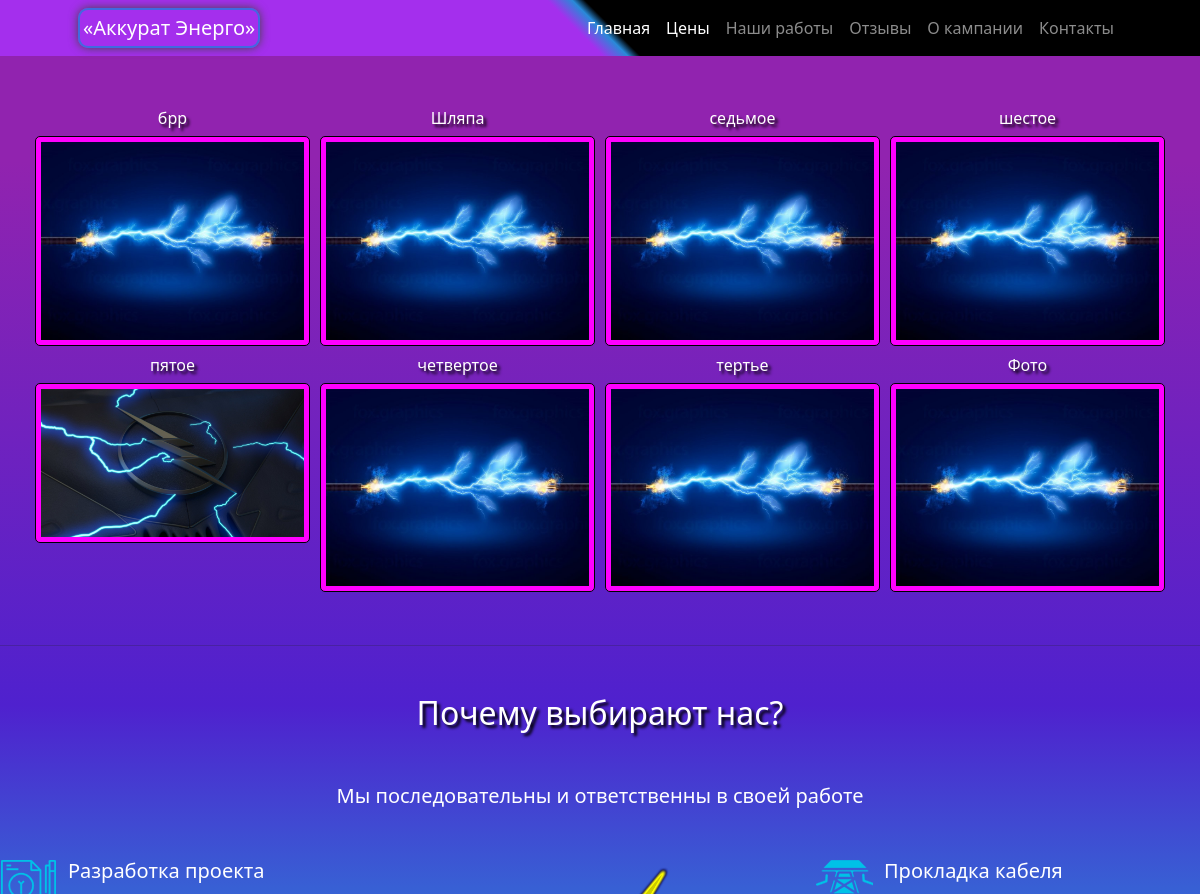
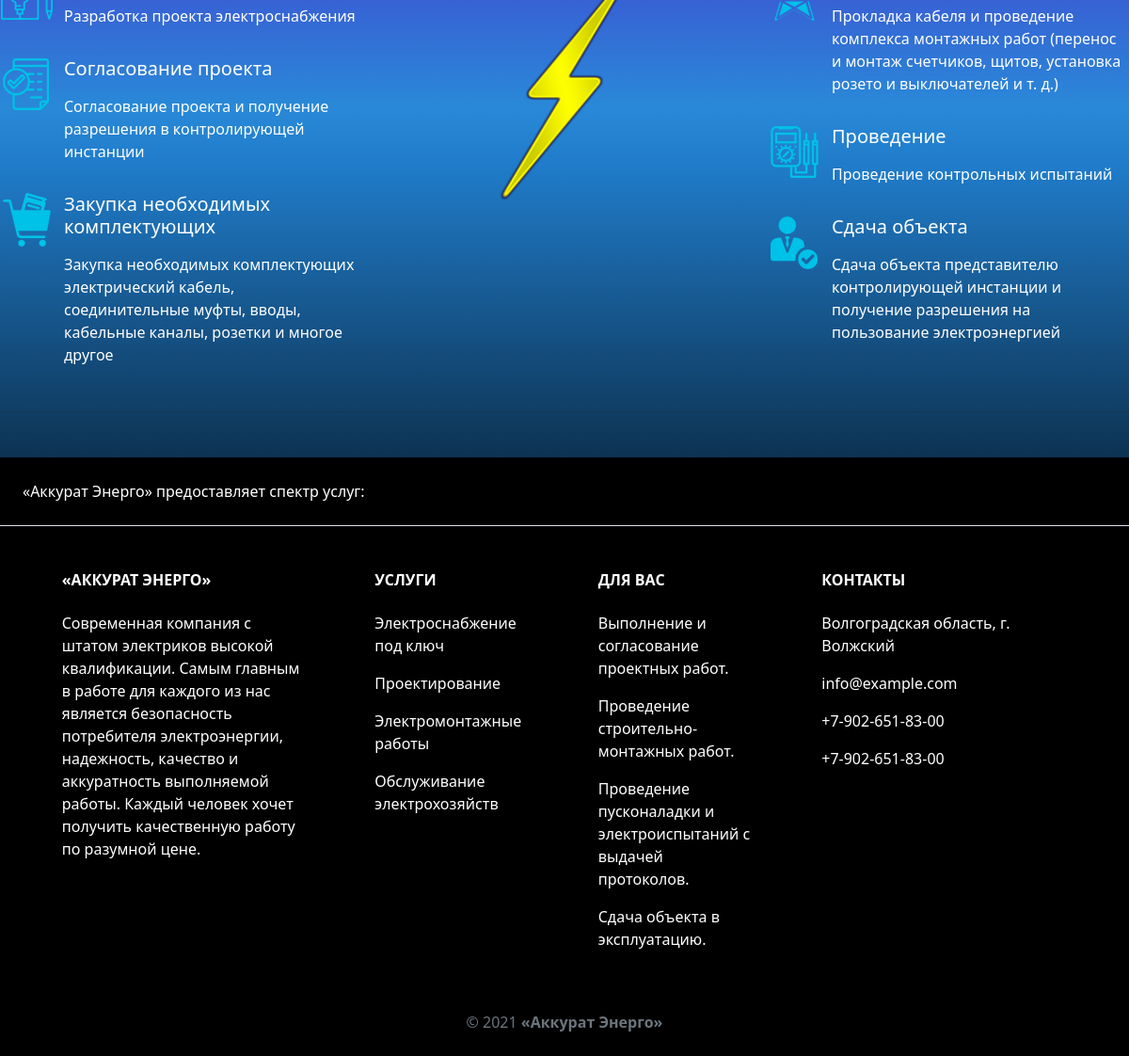
The app's page /work with its own data (2 pictures, top to bottom).
### main/models.py (models this page shows, shortened)
class WorkList(models.Model):
    title = models.CharField(max_length=150, verbose_name='Фотография для Вас')
    content = models.TextField(blank=True, verbose_name='Контент')
    created_at = models.DateTimeField(auto_now_add=True, verbose_name='Дата публикации')
    updated_at = models.DateTimeField(auto_now=True, verbose_name='Обновлено')
    photo = models.ImageField(upload_to='photos/%Y/%m/%d/', verbose_name='Фото', blank=True)
    class Meta:
        ordering = ['-created_at']
        verbose_name = 'Фотография'
        verbose_name_plural = 'Фотографии'

### main/views.py (the view)
# urls.py: path('work', work, name='work'),
def work(request):
    works = WorkList.objects.all()
    context = {
        'works': works,
        'title': 'Фотокарточки',
        'content': 'Контент',
        'photo': 'Фото',
 }
    return render(request, 'work.html', context=context)

### main/templates/work.html (shortened to what this page needs)
{% extends 'base.html' %}
{% block section %}
<div class="row text-center text-lg-left">
{% for el in works %}
  <div class="col-lg-3 col-md-4 col-6 thumb">
    <h6 class="text-white" style="text-shadow: 3px 3px 3px #000000;">{{ el.title }}</h6>
{% if el.photo %}
    <img class="img-fluid gallery-item" src="{{ MEDIA_URL }}{{ el.photo.url}}" alt="gallery">
{% endif %}
  </div>
  {% endfor %}
</div>
{% endblock section %}

### templates/base.html (shortened to what this page needs)
{% load static %}
<!DOCTYPE html>
<html lang="en">
    <head>
        <link href="https://cdn.jsdelivr.net/npm/bootstrap-icons@1.5.0/font/bootstrap-icons.css" rel="stylesheet" />
        <link rel="stylesheet" href="{% static 'bootstrap/css/bootstrap.min.css' %}">
        <link rel="stylesheet" href="{% static 'bootstrap/css/style.css' %}">
        <link rel="stylesheet" href="{% static 'bootstrap/css/card.css' %}">
    </head>
    <body>
        {% include 'inc/_nav.html' %}
        <main class="mt-5">
    <div class="container">
     {% block section %}{% endblock section %}
    </div>
        </main>
        <hr class="my-5" />
       <section class="my-5">
  <h2 class="h1-responsive font-weight-bold text-center my-5 text-white" style="text-shadow: 3px 3px 3px #000000;">Почему выбирают нас?</h2>
  <p class="lead grey-text text-center w-responsive mx-auto mb-5 text-white">Мы последовательны и ответственны в своей работе</p>
  <div class="row">
    <div class="col-md-4">
      <div class="row mb-3">
        <div class=" col-2">
           <img src="static/bootstrap/img/razrabotka.png">
        </div>
        <div class="text-white col-10">
          <h5 class="font-weight-bold mb-3">Разработка проекта</h5>
          <p class="text-white">Разработка проекта электроснабжения</p>
        </div>
      </div>
      <div class="row mb-3">
        <div class="col-2">
          <img src="static/bootstrap/img/soglasovanie.png">
        </div>
        <div class="text-white col-10">
          <h5 class="font-weight-bold mb-3">Согласование проекта </h5>
          <p class="grey-text">Согласование проекта и получение разрешения в контролирующей инстанции </p>
        </div>
      </div>
      <div class="row mb-md-0 mb-3">
        <div class="col-2">
          <img src="static/bootstrap/img/zakupka.png">
        </div>
        <div class="text-white col-10">
          <h5 class="font-weight-bold mb-3">Закупка необходимых комплектующих</h5>
          <p class="grey-text mb-md-0">Закупка необходимых комплектующих электрический кабель, соединительные муфты, вводы, кабельные каналы, розетки и многое другое</p>
        </div>
      </div>
    </div>
    <div class="col-md-4 text-center">
    <img class="img-fluid" src="static/bootstrap/img/molniya.png"
        alt="Sample image">
    </div>
    <div class="col-md-4">
      <div class="row mb-3">
        <div class="col-2">
           <img src="static/bootstrap/img/prokladka.png">
        </div>
        <div class="text-white col-10">
          <h5 class="font-weight-bold mb-3">Прокладка кабеля</h5>
            <p class="grey-text">Прокладка кабеля и проведение комплекса монтажных работ (перенос и монтаж счетчиков, щитов, установка розето и выключателей и т. д.)</p>
        </div>
      </div>
      <div class="row mb-3">
        <div class="col-2">
           <img src="static/bootstrap/img/ispitaniya.png">
        </div>
        <div class="text-white col-10">
          <h5 class="font-weight-bold mb-3">Проведение</h5>
          <p class="grey-text">Проведение контрольных испытаний</p>
        </div>
      </div>
      <div class="row">
        <div class="col-2">
           <img src="static/bootstrap/img/sdacha.png">
        </div>
        <div class="text-white col-10">
          <h5 class="font-weight-bold mb-3">Сдача объекта</h5>
          <p class="grey-text mb-0">Сдача объекта представителю контролирующей инстанции и получение разрешения на пользование электроэнергией</p>
        </div>
      </div>
    </div>
  </div>
</section>
         <hr class="my-5" />
           {% include 'inc/_footer.html' %}
    </body>
</html>

### templates/inc/_nav.html (shortened to what this page needs)
<nav class="navbar navbar-expand-lg navbar-dark">
    <div class="container px-4 px-lg-5">
        <a class="navbar-brand" href="{% url 'index' %}" style="border: 2px #4169E1 solid; box-shadow: 0 0 10px #444;border-radius: 10px; padding: 3px;"> «Аккурат Энерго»</a>
        <div class="collapse navbar-collapse" id="navbarSupportedContent">
            <ul class="navbar-nav ms-auto mb-2 mb-lg-0">
                <li class="nav-item"><a class="nav-link active" aria-current="page" href="/">Главная</a></li>
                <li class="nav-item"><a class="nav-link active" aria-current="page" href="{% url 'price' %}">Цены</a></li>
                <li class="nav-item"><a class="nav-link" href="{% url 'work' %}">Наши работы</a></li>
                <li class="nav-item"><a class="nav-link" href="{% url 'comments' %}">Отзывы</a></li>
                <li class="nav-item"><a class="nav-link" href="{% url 'about' %}">О кампании</a></li>
                <li class="nav-item"><a class="nav-link" href="{% url 'contacts' %}">Контакты</a></li>
            </ul>
        </div>
    </div>
</nav>

### templates/inc/_footer.html
<footer class=" text-center text-lg-start text-muted">
  <section
    class="text-white d-flex justify-content-center justify-content-lg-between p-4 border-bottom"
  >
    <div class=" me-5 d-none d-lg-block">
      <span>«Аккурат Энерго» предоставляет спектр услуг:</span>
    </div>
  </section>
  <section class="">
    <div class="container text-center text-md-start mt-5">
      <div class="text-white row mt-3">
        <div class="col-md-3 col-lg-4 col-xl-3 mx-auto mb-4">
          <h6 class="text-white text-uppercase fw-bold mb-4">
           «Аккурат Энерго»
          </h6>
          <p>
            Современная компания с штатом электриков высокой квалификации. Самым главным в работе для каждого из нас является безопасность потребителя электроэнергии, надежность, качество и аккуратность выполняемой работы. Каждый человек хочет получить качественную работу по разумной цене.
          </p>
        </div>
        <div class="text-white col-md-2 col-lg-2 col-xl-2 mx-auto mb-4">
          <h6 class="text-uppercase fw-bold mb-4">
            Услуги
          </h6>
          <p>
           Электроснабжение под ключ
          </p>
          <p>
           Проектирование
          </p>
          <p>
           Электромонтажные работы
          </p>
          <p>
          Обслуживание электрохозяйств
          </p>
        </div>
        <div class="col-md-3 col-lg-2 col-xl-2 mx-auto mb-4">
          <h6 class="text-uppercase fw-bold mb-4">
            Для Вас
          </h6>
          <p>
           Выполнение и согласование проектных работ.
          </p>
          <p>
            Проведение строительно-монтажных работ.
          </p>
          <p>
           Проведение пусконаладки и электроиспытаний с выдачей протоколов.
          </p>
          <p>
           Сдача объекта в эксплуатацию.
          </p>
        </div>
        <div class="col-md-4 col-lg-3 col-xl-3 mx-auto mb-md-0 mb-4">
          <h6 class="text-uppercase fw-bold mb-4">
            Контакты
          </h6>
          <p> Волгоградская область, г. Волжский</p>
          <p>
            info@example.com
          </p>
          <p> +7-902-651-83-00</p>
          <p> +7-902-651-83-00</p>
        </div>
      </div>
    </div>
  </section>
  <div class="text-center p-4" style="background-color: rgba(0, 0, 0, 0.05);">
    © 2021
    <a class="text-reset fw-bold" href="https://mdbootstrap.com/"> «Аккурат Энерго» </a>
  </div>
</footer>

### records on screen
WorkList: title "брр", photo (picture)
WorkList: title "Шляпа", photo (picture)
WorkList: title "седьмое", photo (picture)
WorkList: title "шестое", photo (picture)
WorkList: title "пятое", photo (picture)
WorkList: title "четвертое", photo (picture)
WorkList: title "тертье", photo (picture)
WorkList: title "Фото", photo (picture)
